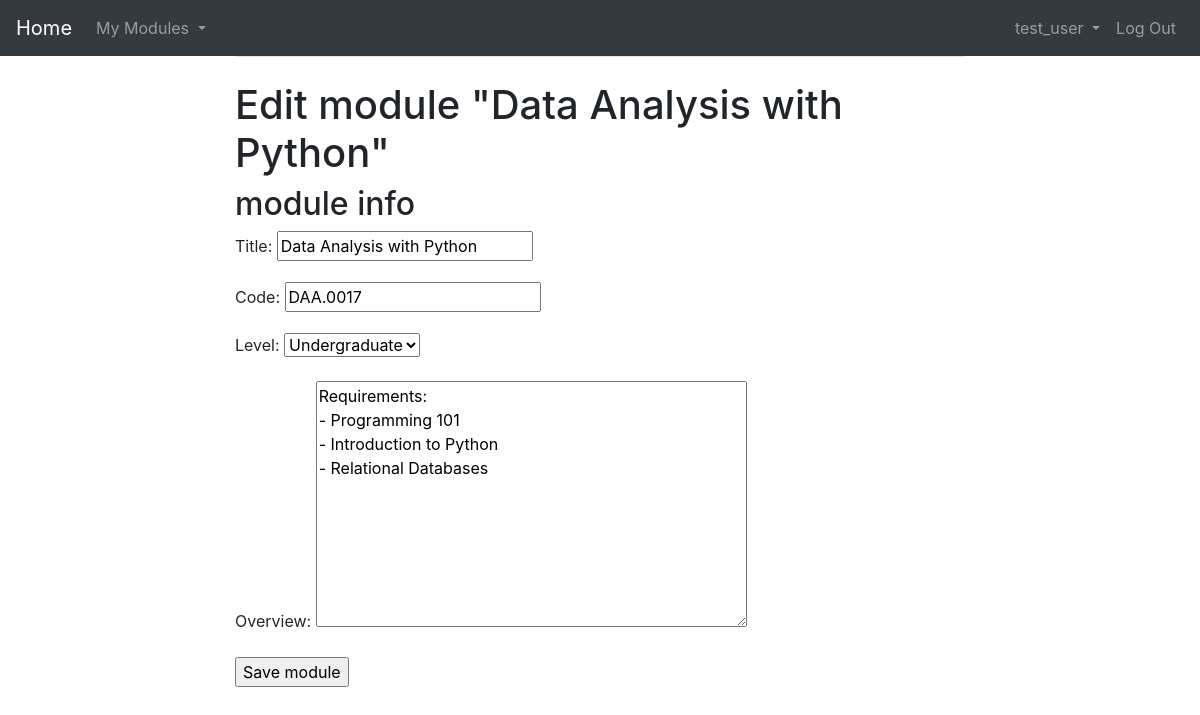
The app's page /module/edit/7/ (signed in) with its own data.
### accounts/models.py (models this page shows, shortened)
class CustomUser(AbstractUser):
    email = models.EmailField(max_length=255, unique=True)
    country = CountryField(blank_label='Where are you from?')
    is_active = models.BooleanField(default=True)
    is_staff = models.BooleanField(default=False) # Instructor
    USERNAME_FIELD = 'email' # Email will be treated as unique identifier instead of 'username'
    REQUIRED_FIELDS = ['username', 'first_name', 'last_name', 'country']

### modules/models.py (models this page shows, shortened)
class Module(models.Model):
    code = models.CharField(max_length=15, unique=True)
    instructor = models.ForeignKey(settings.AUTH_USER_MODEL,
                                   related_name='modules_created',
                                   on_delete=models.CASCADE)
    title = models.CharField(max_length=200)
    slug = models.SlugField(max_length=200, unique=True)
    level = models.CharField(max_length=2, choices=LEVEL_CHOICES, default='U')
    created = models.DateTimeField(auto_now_add=True)
    overview = models.TextField()
    class Meta:
        ordering = ['-created']

### modules/views.py (the view)
# urls.py: path('edit/<int:pk>/', views.ModuleUpdateView.as_view(), name='module_edit'),
class ModuleUpdateView(InstructorModuleEditMixin, UpdateView):
    pass

### modules/views.py (called while the page is built)
    def get_queryset(self):
        qs = super().get_queryset()
        return qs.filter(instructor=self.request.user)

    def test_func(self):
      return self.request.user.is_staff

### templates/manage/module/form.html (shortened to what this page needs)
{% extends "base.html" %}
{% block content %}
  <h1>
    {% if object %}
      Edit module "{{ object.title }}"
    {% else %}
      Create a new module
    {% endif %}
  </h1>
  <div class="module">
    <h2>module info</h2>
    <form method="post">
      {{ form.as_p }}
      <p><input type="submit" value="Save module"></p>
    </form>
  </div>
{% endblock %}

### templates/base.html (shortened to what this page needs)
<!DOCTYPE html>
<html>
<head>
  <link rel="stylesheet" href="https://stackpath.bootstrapcdn.com/bootstrap/4.5.0/css/bootstrap.min.css">
</head>
<body>
  <main>
    <nav class="navbar navbar-expand-sm bg-dark navbar-dark">
      <a class="navbar-brand" href="{% url 'home' %}">Home</a>
    {% if user.is_authenticated %}
      <ul class="navbar-nav">
        <li class="nav-item dropdown">
          <a class="nav-link dropdown-toggle" href="{% url "module_list" %}" id="navbardrop" data-toggle="dropdown">
            My Modules
          </a>
        </li>
      </ul>
      <ul class="navbar-nav ml-auto">
        <li class="nav-item dropdown">
          <a class="nav-link dropdown-toggle" href="#" id="navbardrop" data-toggle="dropdown">
            {{ user.username }}
          </a>
        </li>
        <li class="nav-item mr-auto">
          <a class="nav-link" href="{% url 'logout' %}">Log Out</a>
        </li>
      </ul>
    {% endif %}
    </nav>
    <div class="container">
      <div class="row justify-content-center">
        <div class="col-8">
          <hr class="mt-0 mb-4">
          {% block content %}
          {% endblock %}
        </div>
      </div>
    </div>
  </main>
</body>
</html>

### records on screen
CustomUser: username "test_user"
Module: title "Data Analysis with Python", code "DAA.0017", level "Undergraduate", overview "Requirements: - Programming 101 - Introduction to Python - Relational Databases"
